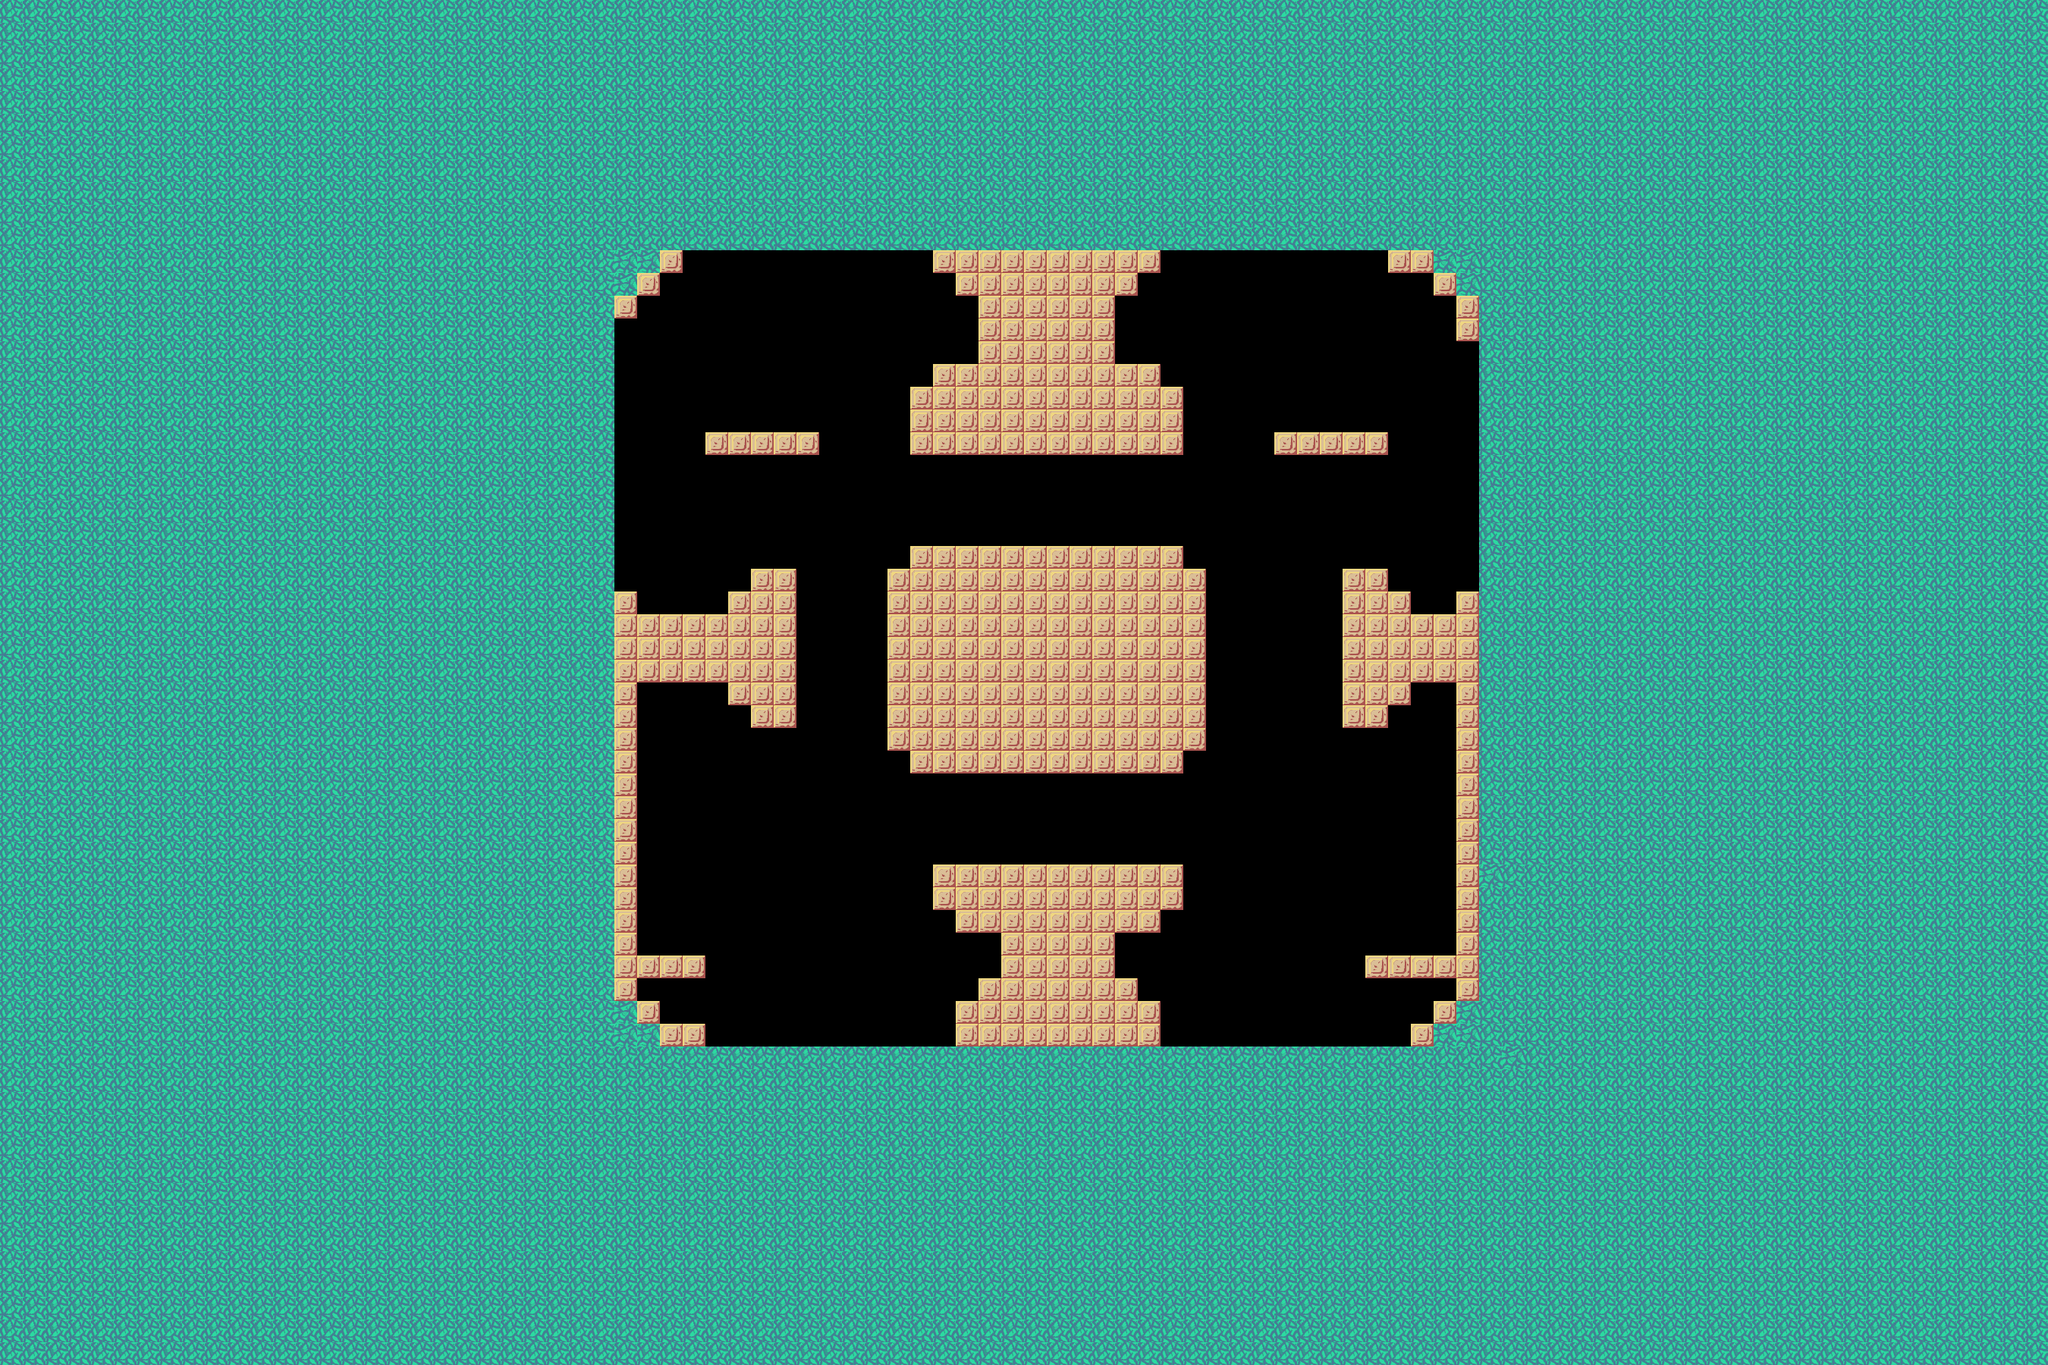

A 2D game scene composited from a Tiled map and its tileset images. What follows is a short description and the map's XML, with each tile layer's data collapsed to a summary:
An orthogonal 90x60 tile map with 30x30 px tiles, 1 tile layer (Tile Layer 1).

<map version="1.0" tiledversion="2017.06.27" orientation="orthogonal" renderorder="right-down" width="90" height="60" tilewidth="30" tileheight="30" nextobjectid="1">
 <tileset firstgid="1" source="tiles.tsx" />
 <layer name="Tile Layer 1" width="90" height="60">
  <data>[5400 cells, 4488 non-empty, 3 distinct tile ids]</data>
 </layer>
</map>
